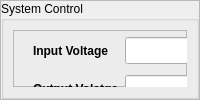
        <widget class="QFrame" name="frame_3">
         <property name="frameShape">
          <enum>QFrame::StyledPanel</enum>
         </property>
         <property name="frameShadow">
          <enum>QFrame::Raised</enum>
         </property>
         <layout class="QGridLayout" name="gridLayout_4">
          <property name="leftMargin">
           <number>0</number>
          </property>
          <property name="topMargin">
           <number>0</number>
          </property>
          <property name="rightMargin">
           <number>0</number>
          </property>
          <property name="bottomMargin">
           <number>0</number>
          </property>
          <property name="spacing">
           <number>0</number>
          </property>
          <item row="0" column="0">
           <widget class="QGroupBox" name="groupSystem">
            <property name="title">
             <string>System Control</string>
            </property>
            <layout class="QGridLayout" name="gridLayout_7">
             <item row="0" column="0">
              <widget class="QFrame" name="frame_system">
               <property name="font">
                <font>
                 <weight>75</weight>
                 <bold>true</bold>
                </font>
               </property>
               <property name="frameShape">
                <enum>QFrame::StyledPanel</enum>
               </property>
               <property name="frameShadow">
                <enum>QFrame::Raised</enum>
               </property>
               <widget class="QPushButton" name="pushButton_start">
                <property name="geometry">
                 <rect>
                  <x>20</x>
                  <y>260</y>
                  <width>661</width>
                  <height>91</height>
                 </rect>
                </property>
                <property name="font">
                 <font>
                  <pointsize>18</pointsize>
                  <weight>75</weight>
                  <bold>true</bold>
                 </font>
                </property>
                <property name="text">
                 <string>Start/Stop</string>
                </property>
               </widget>
               <widget class="QWidget" name="layoutWidget">
                <property name="geometry">
                 <rect>
                  <x>20</x>
                  <y>2</y>
                  <width>261</width>
                  <height>151</height>
                 </rect>
                </property>
                <layout class="QGridLayout" name="gridLayout_13">
                 <item row="0" column="0">
                  <widget class="QLabel" name="label_input_voltage">
                   <property name="font">
                    <font>
                     <weight>75</weight>
                     <bold>true</bold>
                    </font>
                   </property>
                   <property name="text">
                    <string>Input Voltage</string>
                   </property>
                  </widget>
                 </item>
                 <item row="0" column="1">
                  <widget class="QLineEdit" name="lineEdit_input_voltage">
                   <property name="font">
                    <font>
                     <pointsize>12</pointsize>
                     <weight>75</weight>
                     <bold>true</bold>
                    </font>
                   </property>
                   <property name="text">
                    <string/>
                   </property>
                   <property name="readOnly">
                    <bool>true</bool>
                   </property>
                  </widget>
                 </item>
                 <item row="1" column="0">
                  <widget class="QLabel" name="label_output_voltage">
                   <property name="font">
                    <font>
                     <weight>75</weight>
                     <bold>true</bold>
                    </font>
                   </property>
                   <property name="text">
                    <string>Output Volatge</string>
                   </property>
                  </widget>
                 </item>
                 <item row="1" column="1">
                  <widget class="QLineEdit" name="lineEdit_output_voltage">
                   <property name="font">
                    <font>
                     <pointsize>12</pointsize>
                     <weight>75</weight>
                     <bold>true</bold>
                    </font>
                   </property>
                   <property name="readOnly">
                    <bool>true</bool>
                   </property>
                  </widget>
                 </item>
                 <item row="2" column="0">
                  <widget class="QLabel" name="label_input_current">
                   <property name="font">
                    <font>
                     <weight>75</weight>
                     <bold>true</bold>
                    </font>
                   </property>
                   <property name="text">
                    <string>Input Current</string>
                   </property>
                  </widget>
                 </item>
                 <item row="2" column="1">
                  <widget class="QLineEdit" name="lineEdit_input_current">
                   <property name="font">
                    <font>
                     <pointsize>12</pointsize>
                     <weight>75</weight>
                     <bold>true</bold>
                    </font>
                   </property>
                   <property name="readOnly">
                    <bool>true</bool>
                   </property>
                  </widget>
                 </item>
                 <item row="3" column="0">
                  <widget class="QLabel" name="label_output_current">
                   <property name="font">
                    <font>
                     <weight>75</weight>
                     <bold>true</bold>
                    </font>
                   </property>
                   <property name="text">
                    <string>Output Current</string>
                   </property>
                  </widget>
                 </item>
                 <item row="3" column="1">
                  <widget class="QLineEdit" name="lineEdit_output_current">
                   <property name="font">
                    <font>
                     <pointsize>12</pointsize>
                     <weight>75</weight>
                     <bold>true</bold>
                    </font>
                   </property>
                   <property name="dragEnabled">
                    <bool>false</bool>
                   </property>
                   <property name="readOnly">
                    <bool>true</bool>
                   </property>
                  </widget>
                 </item>
                </layout>
               </widget>
               <widget class="QWidget" name="layoutWidget">
                <property name="geometry">
                 <rect>
                  <x>20</x>
                  <y>160</y>
                  <width>261</width>
                  <height>91</height>
                 </rect>
                </property>
                <layout class="QGridLayout" name="gridLayout_17">
                 <item row="0" column="0">
                  <widget class="QPushButton" name="pushButton_2">
                   <property name="text">
                    <string>PushButton</string>
                   </property>
                  </widget>
                 </item>
                 <item row="0" column="1">
                  <widget class="QPushButton" name="pushButton_3">
                   <property name="text">
                    <string>PushButton</string>
                   </property>
                  </widget>
                 </item>
                </layout>
               </widget>
               <widget class="QWidget" name="layoutWidget">
                <property name="geometry">
                 <rect>
                  <x>306</x>
                  <y>1</y>
                  <width>371</width>
                  <height>251</height>
                 </rect>
                </property>
                <layout class="QGridLayout" name="gridLayout_19">
                 <item row="0" column="0">
                  <widget class="QLabel" name="label_sys_faults">
                   <property name="font">
                    <font>
                     <weight>75</weight>
                     <bold>true</bold>
                    </font>
                   </property>
                   <property name="text">
                    <string>System Faults</string>
                   </property>
                  </widget>
                 </item>
                 <item row="0" column="1">
                  <widget class="QLabel" name="label_server_status">
                   <property name="font">
                    <font>
                     <pointsize>10</pointsize>
                     <weight>75</weight>
                     <bold>true</bold>
                    </font>
                   </property>
                   <property name="text">
                    <string>Server Status</string>
                   </property>
                  </widget>
                 </item>
                 <item row="1" column="0" colspan="2">
                  <widget class="QTextEdit" name="textEdit_system_status">
                   <property name="font">
                    <font>
                     <pointsize>12</pointsize>
                     <weight>75</weight>
                     <bold>true</bold>
                    </font>
                   </property>
                   <property name="readOnly">
                    <bool>true</bool>
                   </property>
                  </widget>
                 </item>
                </layout>
               </widget>
              </widget>
             </item>
            </layout>
           </widget>
          </item>
         </layout>
        </widget>
